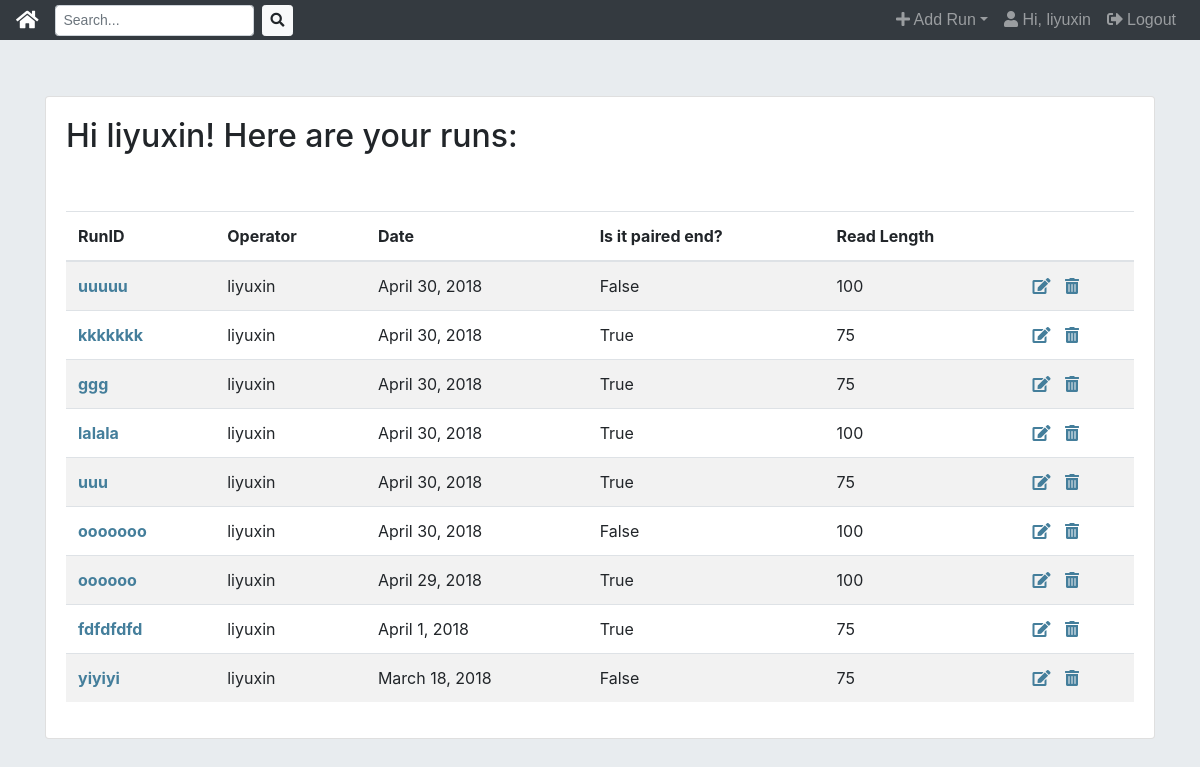
The app's page /nextseq_app/ (signed in), older data.
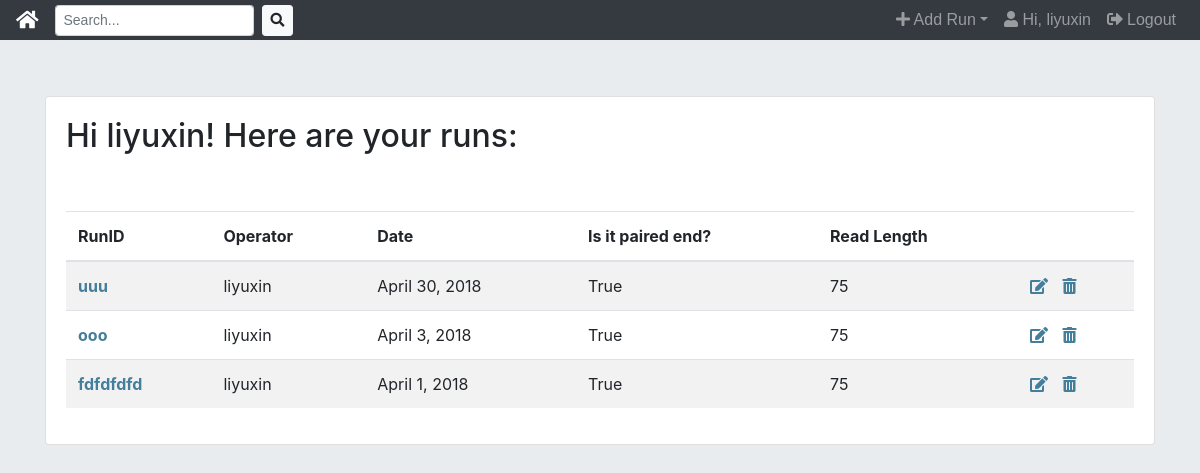
The same page, newer data.
### nextseq_app/models.py (models this page shows, shortened)
class RunInfo(models.Model):
	runid = models.CharField(max_length=200)
	operator = models.ForeignKey(User, on_delete=models.CASCADE)
	date = models.DateField('I did this run on...',help_text='Please enter like this: 2018-04-30')
	is_pe = models.BooleanField('Is it paired-end?', default=True)
	reads_length = models.IntegerField(default=75)
	class Meta:
		ordering = ['-date']

### nextseq_app/views.py (the view)
# urls.py: path('', views.IndexView,name='index'),
@login_required
def IndexView(request):
	RunInfo_list = RunInfo.objects.filter(operator=request.user)
	return render(request, 'nextseq_app/index.html', {'RunInfo_list': RunInfo_list})

### nextseq_app/templates/nextseq_app/index.html
{% extends 'nextseq_app/base.html' %}
{% block body %}
<br />
<br />
<br />
<br />
<div class="container">
    <div class="card">
    <div class="card-body">
<h2> Hi {{ user.username }}!  Here are your runs:</h2>
<br />
<br />
<table class="table table-striped table-lg" >
  <thead>
    <tr>
      <th scope="col">RunID</th>
      <th scope="col">Operator</th>
      <th scope="col">Date</th>
      <th scope="col">Is it paired end?</th>
      <th scope="col">Read Length</th>
      <th scope="col"></th>
    </tr>
  </thead>
  <tbody>
  	{% for Run in RunInfo_list %}
    <tr>
      <td><a style="color:#447e9b; font-weight:bold" href="{% url 'nextseq_app:rundetail' Run.pk %}"> {{ Run.runid }} </a></td>
      <td>{{ Run.operator }}</td>
      <td>{{ Run.date|date }}</td>
      <td>{{ Run.is_pe }}</td>
      <td>{{ Run.reads_length }}</td>
      <td>
      	<a style="color:#447e9b; letter-spacing:10px;" href="{% url 'nextseq_app:run_update' Run.id %}"><i class="fas fa-edit"></i></a>
      	<a style="color:#447e9b;" href="{% url 'nextseq_app:run_delete' Run.id %}"><i class="fas fa-trash-alt"></i></a>
      </td>
    </tr>
    {% empty %}
    <li>No Runs yet.</li>
    {% endfor %}
  </tbody>
</table>
</div>
</div>
</div>
{% endblock %}

Row changes from the older to the newer data that the page shows:
removed RunInfo: runid "uuuuu", operator "liyuxin", date "April 30, 2018", is_pe "False", reads_length "100"
removed RunInfo: runid "kkkkkkk", operator "liyuxin", date "April 30, 2018", is_pe "True", reads_length "75"
removed RunInfo: runid "ggg", operator "liyuxin", date "April 30, 2018", is_pe "True", reads_length "75"
removed RunInfo: runid "lalala", operator "liyuxin", date "April 30, 2018", is_pe "True", reads_length "100"
removed RunInfo: runid "ooooooo", operator "liyuxin", date "April 30, 2018", is_pe "False", reads_length "100"
removed RunInfo: runid "oooooo", operator "liyuxin", date "April 29, 2018", is_pe "True", reads_length "100"
removed RunInfo: runid "yiyiyi", operator "liyuxin", date "March 18, 2018", is_pe "False", reads_length "75"
added RunInfo: runid "ooo", operator "liyuxin", date "April 3, 2018", is_pe "True", reads_length "75"
